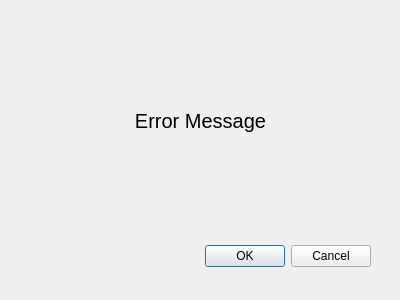
<?xml version="1.0" encoding="UTF-8"?>
<ui version="4.0">
 <class>Dialog</class>
 <widget class="QDialog" name="Dialog">
  <property name="geometry">
   <rect>
    <x>0</x>
    <y>0</y>
    <width>400</width>
    <height>300</height>
   </rect>
  </property>
  <property name="windowTitle">
   <string>Dialog</string>
  </property>
  <widget class="QDialogButtonBox" name="buttonBox">
   <property name="geometry">
    <rect>
     <x>30</x>
     <y>240</y>
     <width>341</width>
     <height>32</height>
    </rect>
   </property>
   <property name="orientation">
    <enum>Qt::Horizontal</enum>
   </property>
   <property name="standardButtons">
    <set>QDialogButtonBox::Cancel|QDialogButtonBox::Ok</set>
   </property>
  </widget>
  <widget class="QLabel" name="label">
   <property name="geometry">
    <rect>
     <x>0</x>
     <y>0</y>
     <width>401</width>
     <height>241</height>
    </rect>
   </property>
   <property name="font">
    <font>
     <family>Segoe UI</family>
     <pointsize>15</pointsize>
    </font>
   </property>
   <property name="text">
    <string>Error Message</string>
   </property>
   <property name="alignment">
    <set>Qt::AlignCenter</set>
   </property>
  </widget>
 </widget>
 <resources/>
 <connections>
  <connection>
   <sender>buttonBox</sender>
   <signal>accepted()</signal>
   <receiver>Dialog</receiver>
   <slot>accept()</slot>
   <hints>
    <hint type="sourcelabel">
     <x>248</x>
     <y>254</y>
    </hint>
    <hint type="destinationlabel">
     <x>157</x>
     <y>274</y>
    </hint>
   </hints>
  </connection>
  <connection>
   <sender>buttonBox</sender>
   <signal>rejected()</signal>
   <receiver>Dialog</receiver>
   <slot>reject()</slot>
   <hints>
    <hint type="sourcelabel">
     <x>316</x>
     <y>260</y>
    </hint>
    <hint type="destinationlabel">
     <x>286</x>
     <y>274</y>
    </hint>
   </hints>
  </connection>
 </connections>
</ui>
